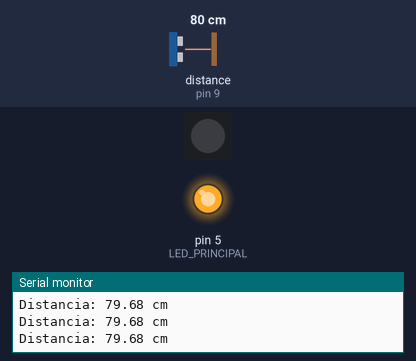
Bench run of a sketch on a simulated Arduino Uno, built with avr-gcc and run on an emulated ATmega328P. Parts: 1 RGB LEDs in strip order, left to right, output pins drawn as LEDs (lit = HIGH), the last lines printed to the serial monitor. Wiring (inferred from the names in the program): ultrasonic range finder: trigger pin 8; echo pin 9. The inputs (shaded band) are chosen by the test bench; at power-on: distance to the obstacle (sensor on pin 9) 80 cm. The echo pulse lasts 58.3 µs per cm; pins used as bus, display or sensor lines are not drawn.

Above: at 1.2 s.
1.3 s: distance to the obstacle (sensor on pin 9) set to 5 cm
4.3 s: distance to the obstacle (sensor on pin 9) set to 2 cm
At 5.4 s:
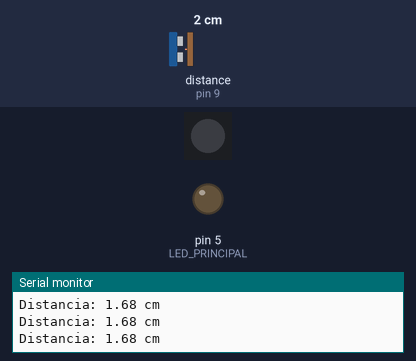
At 7.7 s:
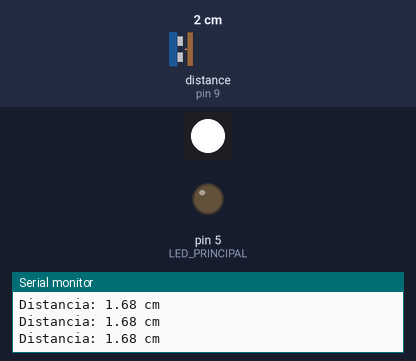
Timing chart, 0 to 17.9 s (numbered marks = the images above; inputs shaded):
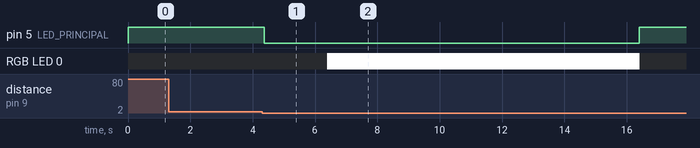

The sketch:

sensor_funciona.ino
```cpp
#include <Adafruit_NeoPixel.h>

// ============================================================
// LUMA 2026 — firmware del prototipo (Arduino Uno)
//
// Este archivo es el firmware original de "CODIGO LUMA 2026 (1)"
// con ADDICIONES para la comunicacion con la app web:
//   - latido LUMA_ALIVE cada 2 s
//   - comando LUMA_LINK -> parpadeo del LED verde (vinculacion)
//   - comando LUMA_PING -> responde LUMA_ALIVE
//   - re-armado del sensor (evita dobles detecciones)
//   - ciclo verde->2s->blanco 10s->verde sin delay() bloqueante
//     (secuencia original: 2 s antes de encender la tira)
//
// No se elimino ni renombro nada del codigo original:
// pines, mensajes, tiempos y la funcion medirDistancia()
// se conservan identicos.
// ============================================================


// ===============================
// PINES
// ===============================

const int TRIG_PIN = 8;
const int ECHO_PIN = 9;

const int LED_PRINCIPAL = 5; // LED Verde

const int LED_STRIP_PIN = 6;

// SOLO UN LED
const int NUM_PIXELS = 1;

const float DISTANCIA_DETECCION = 3.0;

// El objeto debe alejarse de este punto para volver a detectar (evita duplicados).
// 6 cm: lejos del umbral de 3 cm y comodo respecto a la lectura de reposo (~10.5 cm).
// Con 10 cm el sensor quedaba al limite y podia no re-armarse nunca.
const float DISTANCIA_REARME = 6.0;

// Lecturas consecutivas necesarias para confirmar el acercamiento.
// 1 = comportamiento ORIGINAL (detección inmediata al llegar a 3 cm).
// Se había subido a 2 y el sensor dejó de disparar con la mano: a 3 cm
// el HC-SR04 entrega lecturas alternantes (2.9 / 3.2 cm) y el contador
// se reiniciaba antes de confirmar. El re-armado (> 6 cm) ya evita
// dobles detecciones, así que no hace falta exigir 2 lecturas.
const int LECTURAS_ESTABLES = 1;


// ===============================
// TIRA LED
// ===============================

Adafruit_NeoPixel tira(
  NUM_PIXELS,
  LED_STRIP_PIN,
  NEO_GRB + NEO_KHZ800
);


// ===============================
// PUENTE CON LA APP (USB / Web Serial)
// ===============================

// Comandos que envia la pagina web
const char* CMD_LINK = "LUMA_LINK";
const char* CMD_PING = "LUMA_PING";

// Latido: permite a la app saber que el dispositivo sigue en linea
const unsigned long LATIDO_MS = 2000;
unsigned long ultimoLatido = 0;

// Parpadeo de vinculacion: 3 destellos durante ~3 segundos
const int DESTELLOS_VINCULACION = 3;
const unsigned long DESTELLO_ON_MS = 500;
const unsigned long DESTELLO_OFF_MS = 500;
bool vinculando = false;
int destelloActual = 0;
bool destelloEncendido = false;
bool ledPrevio = true;
unsigned long cambioDestello = 0;

// Comandos entrantes (lectura sin bloquear el loop)
String bufferComando = "";


// ===============================
// MEDIR DISTANCIA
// ===============================

float medirDistancia() {

  digitalWrite(TRIG_PIN, LOW);
  delayMicroseconds(2);

  digitalWrite(TRIG_PIN, HIGH);
  delayMicroseconds(10);

  digitalWrite(TRIG_PIN, LOW);

  unsigned long duracion = pulseIn(ECHO_PIN, HIGH, 30000);

  if (duracion == 0) {
    return -1;
  }

  return duracion * 0.0343 / 2.0;
}


// ===============================
// ENCENDER Y APAGAR LED BLANCO
// ===============================

void encenderBlanco() {
  tira.setPixelColor(0, tira.Color(255, 255, 255));
  tira.show();
  Serial.println("ORDEN ENVIADA: LED BLANCO");
}

void apagarBlanco() {
  tira.setPixelColor(0, tira.Color(0, 0, 0));
  tira.show();
  Serial.println("ORDEN ENVIADA: APAGAR LED BLANCO");
}


// ===============================
// CICLO DE RUTINA (sin delays bloqueantes)
// Secuencia ORIGINAL: verde off -> 2 s -> blanco 10 s -> verde on
// ===============================

const unsigned long ESPERA_ANTES_BLANCO_MS = 2000;   // original: 2 s
const unsigned long BLANCO_ENCENDIDO_MS = 10000;     // original: 10 s

enum EstadoCiclo { REPOSO, ESPERANDO_BLANCO, BLANCO_ENCENDIDO };
EstadoCiclo estadoCiclo = REPOSO;
unsigned long marcaCiclo = 0;

bool armado = true;
int lecturasCerca = 0;
int lecturasInvalidas = 0;   // diagnóstico: eco ausente (sensor desconectado o sin respuesta)

void actualizarCiclo() {

  unsigned long ahora = millis();

  if (estadoCiclo == ESPERANDO_BLANCO) {

    if (ahora - marcaCiclo >= ESPERA_ANTES_BLANCO_MS) {
      encenderBlanco();
      marcaCiclo = ahora;
      estadoCiclo = BLANCO_ENCENDIDO;
    }

  } else if (estadoCiclo == BLANCO_ENCENDIDO) {

    if (ahora - marcaCiclo >= BLANCO_ENCENDIDO_MS) {
      apagarBlanco();
      digitalWrite(LED_PRINCIPAL, HIGH);
      Serial.println("ACCION REALIZADA");
      Serial.println("REINICIANDO BUSQUEDA...");
      estadoCiclo = REPOSO;
    }
  }
}


// ===============================
// PARPADEO DE VINCULACION (LED verde existente)
// ===============================

void iniciarVinculacion() {

  // Nunca interrumpe una rutina en curso (el sensor sigue midiendo igual)
  if (estadoCiclo != REPOSO || vinculando) {
    Serial.println("VINCULACION: ignorada (rutina en curso)");
    return;
  }

  vinculando = true;
  destelloActual = 0;
  destelloEncendido = true;
  cambioDestello = millis();
  lecturasCerca = 0;
  // Guarda el estado anterior para devolver el LED tal como estaba
  ledPrevio = (digitalRead(LED_PRINCIPAL) == HIGH);
  digitalWrite(LED_PRINCIPAL, HIGH);
  Serial.println("VINCULACION: PARPADEO LED");
}

void actualizarVinculacion() {

  if (!vinculando) {
    return;
  }

  unsigned long ahora = millis();
  unsigned long espera = destelloEncendido ? DESTELLO_ON_MS : DESTELLO_OFF_MS;

  if (ahora - cambioDestello < espera) {
    return;
  }

  cambioDestello = ahora;

  if (destelloEncendido) {

    digitalWrite(LED_PRINCIPAL, LOW);
    destelloEncendido = false;

  } else {

    destelloActual++;

    if (destelloActual >= DESTELLOS_VINCULACION) {
      vinculando = false;
      digitalWrite(LED_PRINCIPAL, ledPrevio ? HIGH : LOW);
      Serial.println("VINCULACION: LED RESTABLECIDO");
      return;
    }

    digitalWrite(LED_PRINCIPAL, HIGH);
    destelloEncendido = true;
  }
}


// ===============================
// COMUNICACION CON LA APP
// ===============================

void procesarComando(String cmd) {

  cmd.trim();

  if (cmd.length() == 0) {
    return;
  }

  if (cmd.equalsIgnoreCase(CMD_LINK)) {
    iniciarVinculacion();
  } else if (cmd.equalsIgnoreCase(CMD_PING)) {
    Serial.println("LUMA_ALIVE");
  }
}

void leerComandos() {

  while (Serial.available()) {

    char c = (char)Serial.read();

    if (c == '\n' || c == '\r') {
      procesarComando(bufferComando);
      bufferComando = "";
    } else if (bufferComando.length() < 32) {
      bufferComando += c;
    }
  }
}

void enviarLatido() {

  unsigned long ahora = millis();

  if (ahora - ultimoLatido < LATIDO_MS) {
    return;
  }

  ultimoLatido = ahora;
  Serial.println("LUMA_ALIVE");
}


// ===============================
// SETUP
// ===============================

void setup() {

  pinMode(TRIG_PIN, OUTPUT);
  pinMode(ECHO_PIN, INPUT);

  pinMode(LED_PRINCIPAL, OUTPUT);

  Serial.begin(9600);

  tira.begin();
  tira.show();

  // Foco principal (verde) encendido
  digitalWrite(LED_PRINCIPAL, HIGH);

  Serial.println("SISTEMA INICIADO");
  Serial.println("LUMA READY | TRIG=8 ECHO=9 LED=5 STRIP=6 | deteccion 3.0 cm");
  Serial.println("Esperando objeto a 3 cm...");
}


// ===============================
// LOOP
// ===============================

void loop() {

  leerComandos();
  enviarLatido();
  actualizarVinculacion();
  actualizarCiclo();

  float distancia = medirDistancia();

  if (distancia > 0) {

    lecturasInvalidas = 0;

    Serial.print("Distancia: ");
    Serial.print(distancia);
    Serial.println(" cm");

    // ===============================
    // DETECCION
    // ===============================

    if (distancia <= DISTANCIA_DETECCION) {

      if (lecturasCerca < LECTURAS_ESTABLES) {
        lecturasCerca++;
      }

    } else {

      lecturasCerca = 0;

      // Re-armado: solo en reposo y cuando el objeto ya se alejo
      if (estadoCiclo == REPOSO && distancia > DISTANCIA_REARME) {
        armado = true;
      }
    }

    if (armado && !vinculando && estadoCiclo == REPOSO && lecturasCerca >= LECTURAS_ESTABLES) {

      Serial.println("OBJETO DETECTADO A 3 CM");

      // 1. Apaga el LED verde principal inmediatamente
      digitalWrite(LED_PRINCIPAL, LOW);
      Serial.println("LED VERDE APAGADO");

      // 2. Espera 2 s antes de encender la tira (sin bloquear)
      marcaCiclo = millis();
      estadoCiclo = ESPERANDO_BLANCO;

      // 3. Evita que la misma deteccion se registre dos veces
      armado = false;
      lecturasCerca = 0;
    }
  } else {

    // Lectura INVALIDA (sin eco): no es una deteccion, es un fallo del sensor.
    // Se informa 1 vez cada 20 intentos fallidos (~2 s) para no inundar el puerto.
    lecturasInvalidas++;
    if (lecturasInvalidas == 20) {
      Serial.println("SENSOR: sin eco (revisar TRIG=8 / ECHO=9 y alimentacion)");
    }
  }

  delay(100);
}
```

Measured:
- the behaviour switches between 4 and 3 cm on distance to the obstacle (sensor on pin 9) (found by bisection; images 0 and 1)
- after the input at 4.3 s, pin 5 (LED_PRINCIPAL): HIGH → LOW after 0.07 s, → HIGH 12.0 s later; RGB LED 0: off → RGB(255, 255, 255) after 2.1 s, → off 10.0 s later
